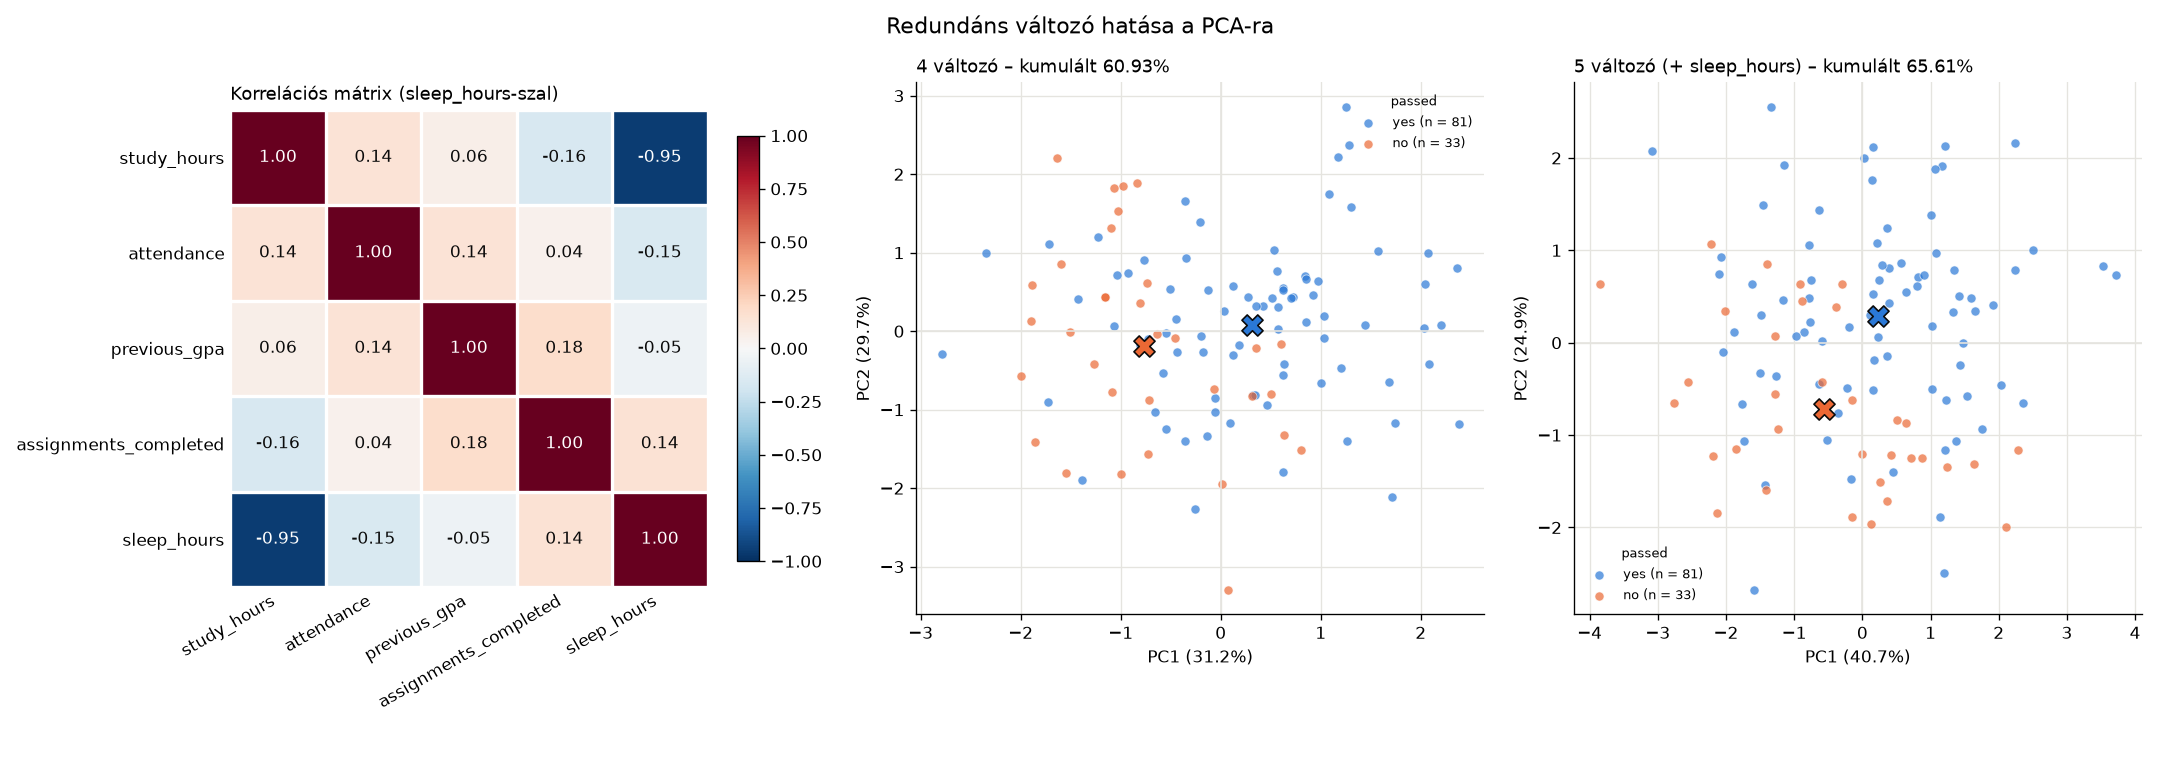

Reproduce this figure in Python.
# -*- coding: utf-8 -*-
"""4. Redundáns változók hatása.

Bemenet: student_performance_imputed.csv

Új oszlopot (sleep_hours) adunk az adatokhoz, amely erős negatív
korrelációban áll a study_hours-szal, ábrázoljuk a korrelációs mátrixot
hőtérképen, majd két komponensű PCA-t végzünk az öt változón, és
összevetjük a négyváltozós (3. feladat) eredménnyel.

Az új oszlop nem ad független információt, csak a tanulási idő
információját ismétli meg.
"""

import os

import numpy as np
import pandas as pd
import matplotlib.pyplot as plt

from pca_kozos import (MAPPA, JELLEMZOK, JELLEMZOK_ALVASSAL, beolvas, cim, standardizal,
                       alvas_hozzaad, pca_2d, pontdiagram, heatmap, elkulonules)


def megorzes(df, oszlopok, pca, eredeti):
    """Az eredeti változók varianciájának hány százalékát adja vissza a 2D rekonstrukció."""
    z = standardizal(df, oszlopok)
    vissza = pd.DataFrame(pca.inverse_transform(pca.transform(z)), columns=oszlopok,
                          index=df.index)
    hiba = ((z[eredeti] - vissza[eredeti]) ** 2).sum()
    return 1 - hiba / (z[eredeti] ** 2).sum()


def main():
    pd.set_option("display.width", 140)
    df = beolvas()
    df5 = alvas_hozzaad(df)

    cim("Az új sleep_hours oszlop")
    print("sleep_hours = 9 − 0,25 · study_hours + N(0; 0,4) zaj, 4–10 óra közé korlátozva")
    print(df5[["student_id", "study_hours", "sleep_hours"]].head().to_string(index=False))
    print("...")
    print(df5["sleep_hours"].describe().round(2).to_frame().T.to_string())

    cim("Korrelációs mátrix (öt változó)")
    korr = df5[JELLEMZOK_ALVASSAL].corr()
    print(korr.round(3).to_string())
    r = korr.loc["study_hours", "sleep_hours"]
    print()
    print("study_hours – sleep_hours: r = {:.3f} → erős negatív kapcsolat; a többi változóval a".format(r))
    print("sleep_hours a study_hours korrelációit ellentétes előjellel ismétli meg.")

    cim("PCA két komponenssel – négy, illetve öt változóval")
    pca4, eredmeny4 = pca_2d(df, JELLEMZOK)
    pca5, eredmeny5 = pca_2d(df5, JELLEMZOK_ALVASSAL)
    print("Az öt változós eredmény DataFrame-je:")
    print(eredmeny5.head().round(3).to_string(index=False))
    print("...")
    print()
    osszevetes = pd.DataFrame({
        "4 változó (3. feladat)": np.append(pca4.explained_variance_ratio_,
                                            pca4.explained_variance_ratio_.sum()),
        "5 változó (+ sleep_hours)": np.append(pca5.explained_variance_ratio_,
                                               pca5.explained_variance_ratio_.sum()),
    }, index=["PC1", "PC2", "kumulált"])
    osszevetes["változás (%-pont)"] = 100 * (osszevetes.iloc[:, 1] - osszevetes.iloc[:, 0])
    print(osszevetes.to_string(formatters={
        "4 változó (3. feladat)": "{:.2%}".format,
        "5 változó (+ sleep_hours)": "{:.2%}".format,
        "változás (%-pont)": "{:+.2f}".format}))

    cim("Mennyivel változott az első két főkomponens kumulált varianciaaránya?")
    kul = osszevetes.loc["kumulált", "változás (%-pont)"]
    print("{:.2%} → {:.2%}, azaz {:+.2f} százalékpont.".format(
        osszevetes.iloc[2, 0], osszevetes.iloc[2, 1], kul))
    print("A PC1 aránya különösen megnőtt ({:.2%} → {:.2%}): a két, szinte azonos információt".format(
        osszevetes.iloc[0, 0], osszevetes.iloc[0, 1]))
    print("hordozó változó együtt kb. két egységnyi varianciát ad, és ezt egyetlen komponens")
    print("(a „tanulás kontra alvás” tengely) össze tudja fogni.")
    print()
    m4 = megorzes(df, JELLEMZOK, pca4, JELLEMZOK)
    m5 = megorzes(df5, JELLEMZOK_ALVASSAL, pca5, JELLEMZOK)
    print("Az EREDETI négy változó varianciájából a két komponens által visszaadott rész:")
    tabla = pd.DataFrame({"4 változós PCA": m4, "5 változós PCA": m5})
    print(tabla.to_string(formatters={c: "{:.1%}".format for c in tabla.columns}))
    print("összesen: {:.1%} → {:.1%}".format(m4.mean(), m5.mean()))
    print()
    print("A varianciaarányokat már az ötváltozós adathalmazra számítjuk, ezért a növekedés")
    print("nem jelenti az eredeti négy változó jobb megőrzését – sőt, itt az eredeti négy")
    print("változóból kevesebb marad meg ({:.1%} → {:.1%}). Az egyik komponenst lényegében a".format(
        m4.mean(), m5.mean()))
    print("megduplázott tanulási idő foglalja le (study_hours: {:.1%}), az attendance és az".format(
        m5["study_hours"]))
    print("assignments_completed rovására.")

    cim("Miért jelent redundanciát az erős negatív korreláció is?")
    print("A redundancia azt jelenti, hogy egy változó értéke a másikból jól előre jelezhető.")
    print("Ehhez a korreláció abszolút értéke számít, nem az előjele: r = {:.2f} esetén a".format(r))
    print("sleep_hours varianciájának {:.0%}-át a study_hours lineárisan megmagyarázza (r²).".format(r ** 2))
    print("A sleep_hours tehát csak a study_hours „tükörképe” (standardizálva közel a")
    print("−1-szerese), új információt nem hordoz. A PCA-ban ez az előjelekben látszik: a két")
    print("változó azonos nagyságú, ellentétes előjelű súllyal kerül ugyanarra a komponensre.")

    cim("Jobban elkülönülnek-e a passed szerinti csoportok?")
    print("A csoportközéppontok távolsága a közös szórás egységében:")
    print("  {:<16} {:>10} {:>10}".format("", "4 változó", "5 változó"))
    print("  {:<16} {:>10.2f} {:>10.2f}".format("PC1 mentén", elkulonules(eredmeny4, ["PC1"]),
                                                elkulonules(eredmeny5, ["PC1"])))
    print("  {:<16} {:>10.2f} {:>10.2f}".format("PC1–PC2 síkban", elkulonules(eredmeny4),
                                                elkulonules(eredmeny5)))
    print()
    print("Lényegesen nem. A síkban mért távolság csak kicsit változik, a pontfelhők ugyanúgy")
    print("átfedik egymást. A PC1 mentén az elkülönülés még gyengül is, mert az ötváltozós")
    print("PC1-et a tanulás–alvás tengely uralja, a sikerességgel jobban összefüggő previous_gpa")
    print("a PC2-re szorul. Új, független információ nélkül jobb szétválás nem várható.")

    fig = plt.figure(figsize=(18, 6.4))
    racs = fig.add_gridspec(1, 3, width_ratios=[1.05, 1, 1])
    ax_hot = fig.add_subplot(racs[0])
    kep = heatmap(ax_hot, korr)
    fig.colorbar(kep, ax=ax_hot, shrink=0.8)
    ax_hot.set_title("Korrelációs mátrix (sleep_hours-szal)", loc="left", fontsize=11)
    pontdiagram(fig.add_subplot(racs[1]), eredmeny4, "passed",
                "4 változó – kumulált {:.2%}".format(pca4.explained_variance_ratio_.sum()),
                pca4.explained_variance_ratio_)
    pontdiagram(fig.add_subplot(racs[2]), eredmeny5, "passed",
                "5 változó (+ sleep_hours) – kumulált {:.2%}".format(
                    pca5.explained_variance_ratio_.sum()),
                pca5.explained_variance_ratio_)
    fig.suptitle("Redundáns változó hatása a PCA-ra", fontsize=13)
    fig.tight_layout()
    fig.subplots_adjust(bottom=0.2)   # a hőtérkép ferde tengelyfeliratainak helye
    fig.savefig(os.path.join(MAPPA, "04_redundans_valtozo.png"), dpi=120)
    plt.show()


if __name__ == "__main__":
    main()
